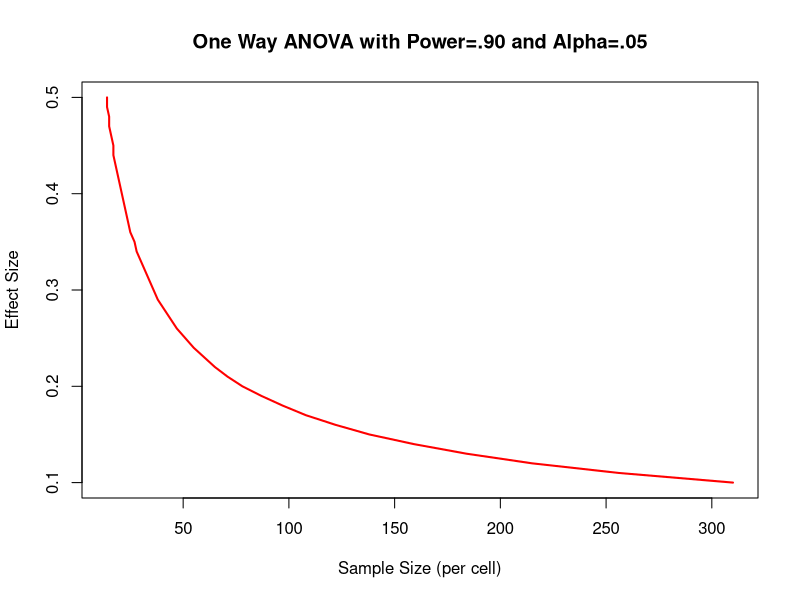

Source code (R):
# 10.2
library(pwr)

pwr.t.test(d=(1/1.25), sig.level=(1-0.95), power=0.9,
           type="two.sample", alternative="two.sided")
pwr.t.test(n=20, d=0.5, sig.level=(1/100),
           type="two.sample", alternative="two.sided")

pwr.anova.test(k=5, f=0.25, sig.level=0.05, power=0.8)

pwr.r.test(r=0.25, sig.level=0.05, power=0.90, alternative="greater")

pwr.f2.test(u=(6-3), f2=((0.35-0.30)/(1-0.35)), sig.level=0.05, power=0.90)

p <- matrix(byrow=TRUE, nrow=3,
  c(.42, .28, .03,
    .07, .10, .10))
pwr.chisq.test(w=ES.w2(p), df=2, sig.level=.05, power=.9)

es <- seq(.1, .5, .01)
nes <- length(es)

samsize <- NULL
for (i in 1:nes){
  result <- pwr.anova.test(k=5, f=es[i], sig.level=.05, power=.9)
  samsize[i] <- ceiling(result$n)
}

plot(samsize,es, type="l", lwd=2, col="red",
     ylab="Effect Size",
     xlab="Sample Size (per cell)",
     main="One Way ANOVA with Power=.90 and Alpha=.05")
